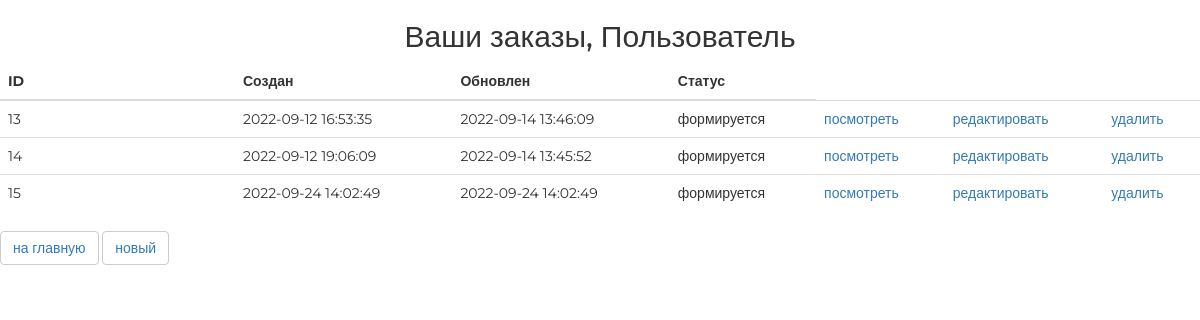
The app's page /orders/ (signed in), older data.
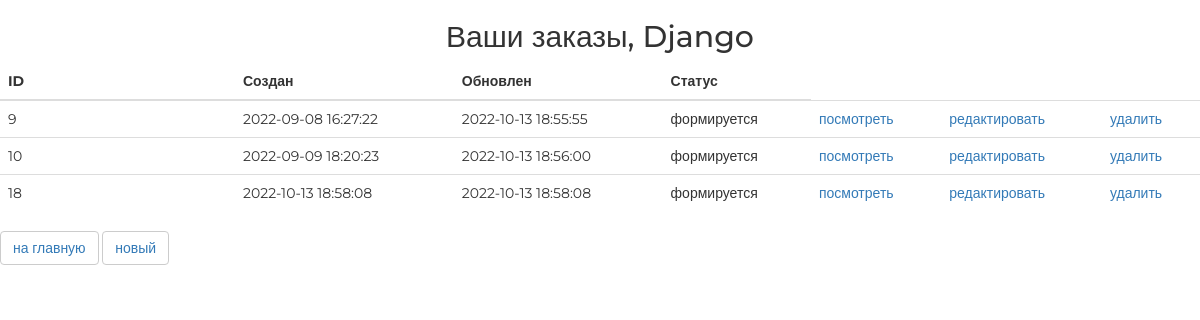
The same page, newer data.
### ordersapp/models.py (models this page shows, shortened)
class Order(models.Model):
    FORMING = 'FM'  # Заказ сформирован
    SENT_TO_PROCEED = 'STP'     # Отправлен на обработку
    PROCEEDED = 'PRD'   # Заказ обработан
    PAID = 'PD'     # Заказ оплачен
    READY = 'RDY'   # Заказ готов к выдачи
    CANCEL = 'CNC'  # Заказ отменен
    ORDER_STATUS_CHOICES = (
        (FORMING, 'формируется'),
        (SENT_TO_PROCEED, 'отправлен в обработку'),
        (PAID, 'оплачен'),
        (PROCEEDED, 'обрабатывается'),
        (READY, 'готов к выдаче'),
        (CANCEL, 'отменен'),
    )
    user = models.ForeignKey(settings.AUTH_USER_MODEL, on_delete=models.CASCADE)
    created = models.DateTimeField(verbose_name='создан', auto_now_add=True)
    updated = models.DateTimeField(verbose_name='обновлен', auto_now=True)
    status = models.CharField(verbose_name='статус', max_length=3, choices=ORDER_STATUS_CHOICES, default=FORMING)
    is_active = models.BooleanField(verbose_name='активен', default=True)
    class Meta:
        ordering = ('created',)
        verbose_name = 'заказ'
        verbose_name_plural = 'заказы'

### authapp/models.py (models this page shows, shortened)
class ShopUser(AbstractUser):
    avatar = models.ImageField(upload_to='users_avatars', blank=True, verbose_name='Аватарка')
    age = models.PositiveIntegerField(verbose_name='возраст', blank=True, null=True)
    activation_key = models.CharField(max_length=128, blank=True)
    activation_key_expires = models.DateTimeField(default=(now() + timedelta(hours=48)))

### ordersapp/views.py (the view)
# urls.py: path('', ordersapp.OrderList.as_view(), name='orders_list'),
class OrderList(ListView):
    model = Order
    def get_queryset(self):
        return Order.objects.filter(user=self.request.user)

### mainapp/context_processors.py (called while the page is built)
def basket(request):
    print(f'context processor basket works')
    basket = []
    if request.user.is_authenticated:
        basket = Basket.objects.filter(user=request.user).select_related()
    return {
        'basket': basket,
        }

### ordersapp/templates/ordersapp/order_list.html
{% extends 'ordersapp/base.html' %}
{% load static %}
{% block content %}
    <div class="h2 text-center head">
        Ваши заказы,
        {% if user.first_name %}
            {{ user.first_name|title }}
        {% else %}
            Пользователь
        {% endif %}
    </div>
    <table class="table orders_list">
        <thead>
            <tr>
                <th>ID</th>
                <th>Создан</th>
                <th>Обновлен</th>
                <th>Статус</th>
            </tr>
        </thead>
        <tbody>
        {% for item in object_list %}
            {% if item.is_active %}
                <tr>
                    <td class="td1 orders_list">{{ item.pk }}</td>
                    <td>{{ item.created|date:"Y-m-d H:i:s" }}</td>
                    <td>{{ item.updated|date:"Y-m-d H:i:s" }}</td>
                    <td>{{ item.get_status_display }}</td>
                    <td>
                        <a href="{% url 'ordersapp:order_read' item.pk %}">
                            посмотреть </a>
                    </td>
                    <td>
                        {% if item.status == 'FM' %}
                            <a href="{% url 'ordersapp:order_update' item.pk %}">
                                редактировать </a>
                        {% endif %} </td>
                    <td>
                        {% if item.status == 'FM' %}
                            <a href="{% url 'ordersapp:order_delete' item.pk %}"> удалить
                            </a>
                        {% endif %}
                    </td>
                </tr>
            {% endif %} {% endfor %}
        </tbody>
    </table>
    <button class="btn btn-default btn-round">
        <a href="{% url 'index' %}">
            на главную
        </a>
    </button>
    <button class="btn btn-default btn-round">
        <a href="{% url 'ordersapp:order_create' %}">
            новый
        </a>
    </button>
{% endblock %}

Row changes from the older to the newer data that the page shows:
removed Order: pk "13", created "2022-09-12 16:53:35", updated "2022-09-14 13:46:09", status "формируется", shows "редактировать", shows "удалить"
removed Order: pk "14", created "2022-09-12 19:06:09", updated "2022-09-14 13:45:52", status "формируется", shows "редактировать", shows "удалить"
removed Order: pk "15", created "2022-09-24 14:02:49", updated "2022-09-24 14:02:49", status "формируется", shows "редактировать", shows "удалить"
now on this page (row edited): ShopUser: first_name "Django"
now on this page (row edited): Order: pk "9", created "2022-09-08 16:27:22", updated "2022-10-13 18:55:55", status "формируется", shows "редактировать", shows "удалить"
now on this page (row edited): Order: pk "10", created "2022-09-09 18:20:23", updated "2022-10-13 18:56:00", status "формируется", shows "редактировать", shows "удалить"
added Order: pk "18", created "2022-10-13 18:58:08", updated "2022-10-13 18:58:08", status "формируется", shows "редактировать", shows "удалить"
Text that changed along with them:
text no longer shown: "Пользователь"
